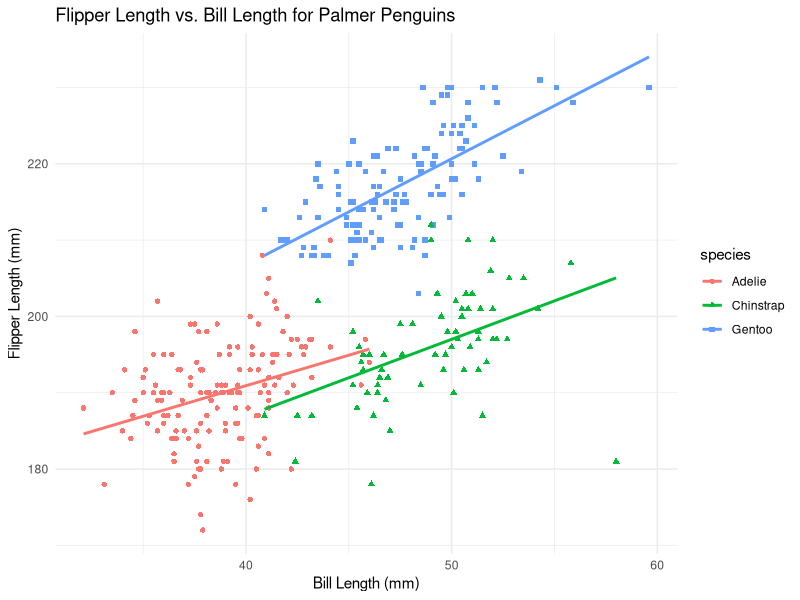
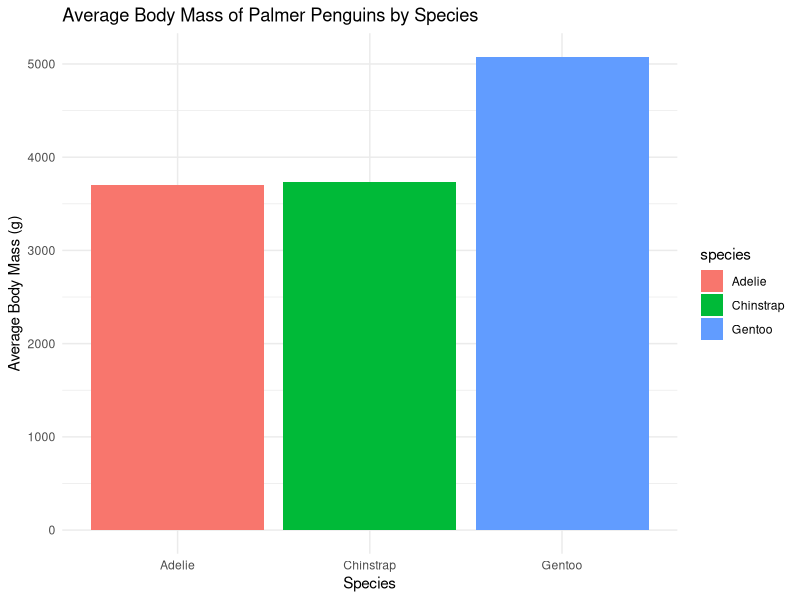
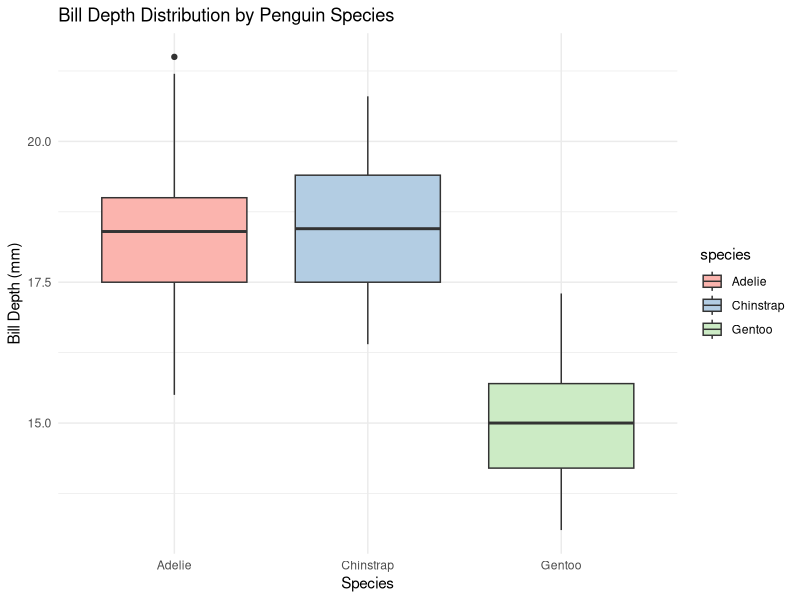

These charts were generated, in order, by the following R code:
## ---- chunk 1
library(palmerpenguins)
## ---- chunk 2
#| warning: false
#| echo: false
#| message: false

library(palmerpenguins)
## ---- chunk 3


library(ggplot2)



# graph
ggplot(penguins, aes(x=bill_length_mm, y=flipper_length_mm, shape=species, color = species)) + 
  geom_point() + 
  geom_smooth(method="lm", se=FALSE) +
  labs(title="Flipper Length vs. Bill Length for Palmer Penguins",
       x="Bill Length (mm)",
       y="Flipper Length (mm)") + 
  theme_minimal()

## ---- chunk 4
#| echo: false
#| warning: false
#| message: false

# Basic bar plot with ggplot2
ggplot(penguins, aes(x=species, y=body_mass_g, fill=species)) + 
  geom_bar(stat="summary", fun="mean") + 
  labs(title="Average Body Mass of Palmer Penguins by Species",
       x="Species",
       y="Average Body Mass (g)") +
  theme_minimal()

## ---- chunk 5
#| echo: false
#| warning: false
#| message: false

ggplot(penguins, aes(x=species, y=bill_depth_mm, fill=species)) +
  geom_boxplot() +
  labs(title="Bill Depth Distribution by Penguin Species",
       x="Species",
       y="Bill Depth (mm)") +
  theme_minimal() +
  scale_fill_brewer(palette="Pastel1")

